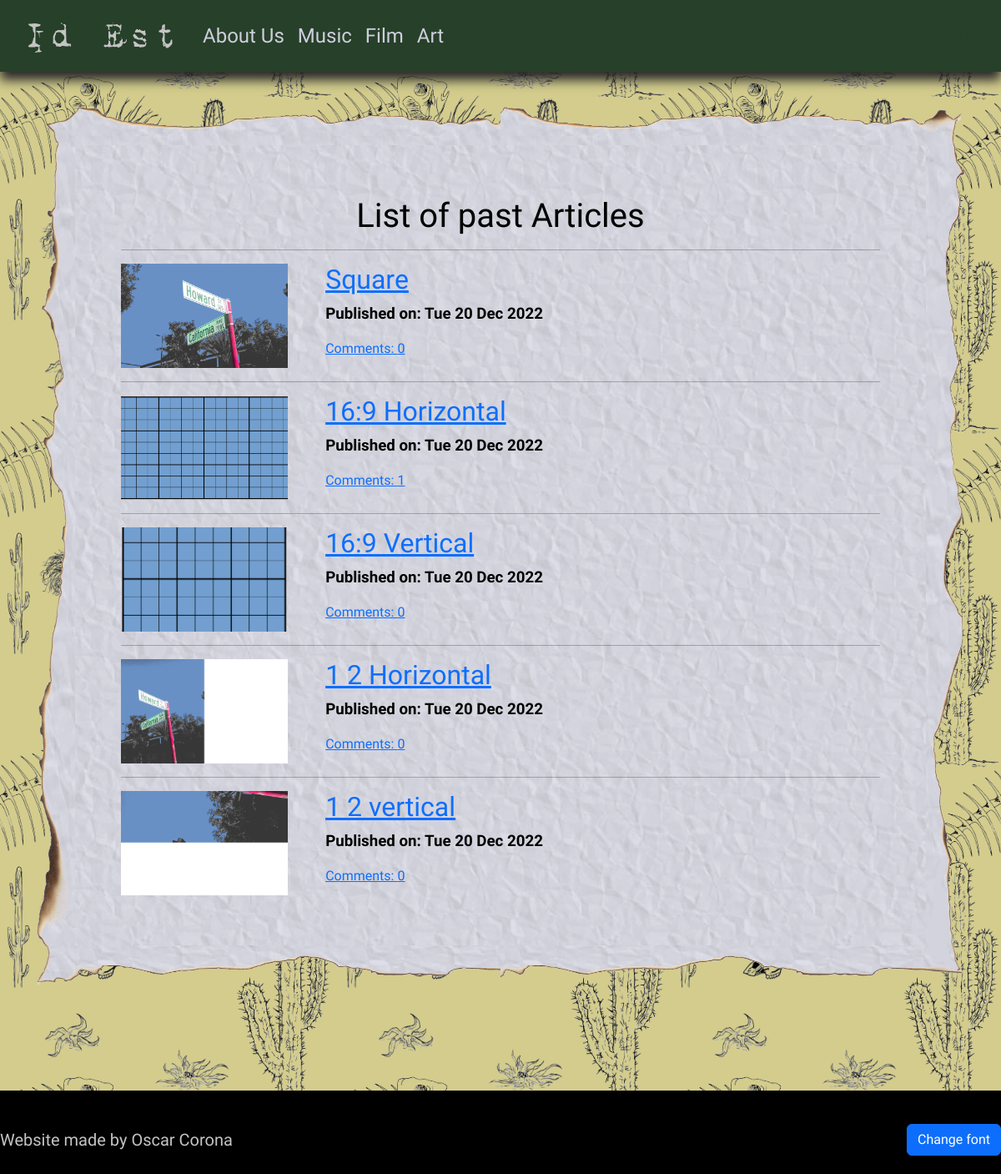
The app's page /articlelist with its own data.
### articles/models.py (models this page shows, shortened)
class ArticlePost(models.Model):
    author = models.ForeignKey('auth.User',on_delete=models.CASCADE)
    title = models.CharField(max_length=200)
    text = models.TextField()
    create_date = models.DateTimeField(default=now)
    publish_date = models.DateField(blank=True,null=True)
    featured_image = models.ImageField(upload_to='featured_images/%Y/%m/',blank=True)
    def approve_comments(self):
        return self.comments.filter(approved_comment=True)

### articles/views.py (the view)
# urls.py: path('articlelist',views.PostListView.as_view(),name='articlelist'),
class PostListView(ListView):
    model = ArticlePost
    template_name='articles/articlepost_list.html'
    context_object_name='posts'
    def get_queryset(self):
        return ArticlePost.objects.filter(publish_date__lte=now()).order_by('-publish_date')

### articles/templates/articles/articlepost_list.html (shortened to what this page needs)
{% extends 'articles/base.html' %}
{%load static%}
{% block body_block %}
<div class="borderimg">
<div class="base">
<div class="clear"></div>
<div class="container">
    <h1>List of past Articles</h1>
</div>
<div class="container">
<div class="container">
    {% for post in posts %}
    <hr>
    <div class="posts">
    <img src="{{ post.featured_image.url}}" class="round postimg2" alt="no image here">
    <div class="post">
        <h2><a href="{% url 'articles:post_detail' pk=post.pk %}">{{ post.title }}</a></h2>
        <div class="date">
            <p>Published on: {{post.publish_date|date:"D d M Y"}}</p>
        </div>
        <a href="{% url 'articles:post_detail' pk=post.pk %}">Comments: {{ post.approve_comments.count }}</a>
    </div>
    </div>
    {% empty %}
        <p>No Articles to Share</p>
    {% endfor %}
</div></div>
<div class="clear"></div></div>
</div>
{% endblock %}

### articles/templates/articles/base.html (shortened to what this page needs)
<!DOCTYPE html>
{% load static %}
<html lang="en">
<head>
    <link href="https://cdn.jsdelivr.net/npm/bootstrap@5.2.3/dist/css/bootstrap.min.css" rel="stylesheet">
    <link rel="stylesheet" href="https://cdn.jsdelivr.net/npm/bootstrap-icons@1.10.2/font/bootstrap-icons.css">
    <link rel="stylesheet" href="//cdn.jsdelivr.net/npm/medium-editor@latest/dist/css/medium-editor.min.css" type="text/css" media="screen" charset="utf-8">
    <link rel="stylesheet" href='{% static "css/mystyle.css" %}'>
    <link rel="stylesheet" href="{% static 'css/article.css' %}">
</head>
<body>
    <nav class="navbar navbar-expand-lg navbar-light navbar-custom">
        <div class="container-fluid">
            <a class="navbar-brand" href="{%url 'articles:index'%} "><img src="{% static 'images/Logos/Logo_full.png' %}"
            >
            </a>
            <div class="collapse navbar-collapse" id="navbarNav">
                <ul class="navbar-nav">
                    <li class="nav-item">
                        <a class="nav-link" href="{% url 'articles:about' %}">About Us</a>
                    </li>
                    <li class="nav-item">
                        <a class="nav-link" href="{% url 'articles:musicindex' %}">Music</a>
                    </li>
                    <li class="nav-item">
                        <a class="nav-link" href="{% url 'articles:comingsoon' %}">Film</a>
                    </li>
                    <li class="nav-item">
                        <a class="nav-link" href="{% url 'articles:comingsoon' %}">Art</a>
                    </li>
                </ul>
                <ul class="navbar-nav ms-auto">
                    {% if user.is_authenticated %}
                    <li class="nav-item">
                        <a class="nav-link" href="{% url 'articles:post_new'%}">New Post</a>
                    </li>
                    <li class="nav-item">
                        <a class="nav-link" href="{% url 'articles:draft_list'%}">Drafts</a>
                    </li>
                    <li class="nav-item">
                        <a class="nav-link" href="{% url 'articles:articlelist'%}">Articles</a>
                    </li>
                    <li class="nav-item">
                        <a class="nav-link" href="{% url 'logout'%}">Logout</a>
                    </li>
                    <li class="nav-item nav-link">
                        <a>Welcome: {{user.username}}</a>
                    </li>
                    {%else%}
                    <li class="nav-item">
                        <a href="{% url 'login'%}" class="login">Login</a>
                    </li>
                    {% endif %}
                </ul>
              </div>
        </div>
    </nav>
    <div class="clear"></div>
<div class="wrapper">
    <div class="container ">
        {% block body_block %}
        {% endblock %}
        <div class="clear"></div>
    </div>
    <div class="clear"></div>
    <div class="clear"></div>
    <div class="clear"></div>
    <div class="clear"></div>
<div id="footer">
    <footer class="d-flex flex-wrap justify-content-between align-items-center py-3 my-4">
        <h5>Website made by Oscar Corona</h5>
        <h3 class="changefont btn btn-primary">Change font</h3>
    </footer>
</div>
</div>
</body>
</html>

### static/css/mystyle.css (style rules this page uses)
html { height: 100%; }
.navbar-custom { background-color: #274029; box-shadow: 0px 10px 13px #282828; -moz-box-shadow: 0px 10px 13px #282828; -webkit-box-shadow: 0px 10px 13px #282828; -khtml-box-shadow: 0px 10px 13px #282828; }
.navbar-custom .navbar-brand, .navbar-custom .navbar-text { color: #cecedd; }
.navbar-custom .navbar-nav .nav-link { color: #cecedd; font-size: 1.5em; }
.container { background-color: transparent; color: black; min-height: 100%; position: relative; }
.base { background-image: url('/static/images/paper_background_blue.jpg'); background-size: 35em ; padding: 3%; }
p { font-family: 'Courier Prime', monospace; font-weight: bold; }
body { font-family: 'Special Elite', cursive; position: relative; margin: 0; padding-bottom: 4rem; min-height: 100%; }
h1 { text-align: center; }
.clear { clear: both; height: 30px; }
.post { padding-left: 5%; }
.login { color: #274029; }
@media screen and (min-width: 1144px) { .postimg2 { max-height: 125px; max-width: 200px; } }
@media screen and (min-width: 1144px) { .post { width: 50%; } }
@media screen and (min-width: 1144px) { .posts { display: flex; flex-direction: row; } }
@media screen and (min-width: 1144px) { p { font-size: 1.17em; } }
@media screen and (min-width: 1144px) { body { background-image: url('/static/images/title_black.png'); background-size: 25em; } }
@media screen and (min-width: 1144px) { .borderimg { border: 3em solid transparent; border-image: url('/static/images/burned_paper.png') 150 round; } }
#footer { position: absolute; right: 0; bottom: 0; left: 0; height:100px; width: 100%; background-color: black; }
footer { color: #c4c4c4; font-size: 0.5em; text-align: end; width: 100%; }
.wrapper { padding: 10px; }

### static/css/article.css (style rules this page uses)
.postimg2 { align-self: center; object-fit: cover; aspect-ratio: 1.6; max-width: auto; }

### records on screen
ArticlePost: featured_image (picture), title "Square", publish_date "Tue 20 Dec 2022", approve_comments.count "0"
ArticlePost: featured_image (picture), title "16:9 Horizontal", publish_date "Tue 20 Dec 2022", approve_comments.count "1"
ArticlePost: featured_image (picture), title "16:9 Vertical", publish_date "Tue 20 Dec 2022", approve_comments.count "0"
ArticlePost: featured_image (picture), title "1 2 Horizontal", publish_date "Tue 20 Dec 2022", approve_comments.count "0"
ArticlePost: featured_image (picture), title "1 2 vertical", publish_date "Tue 20 Dec 2022", approve_comments.count "0"
